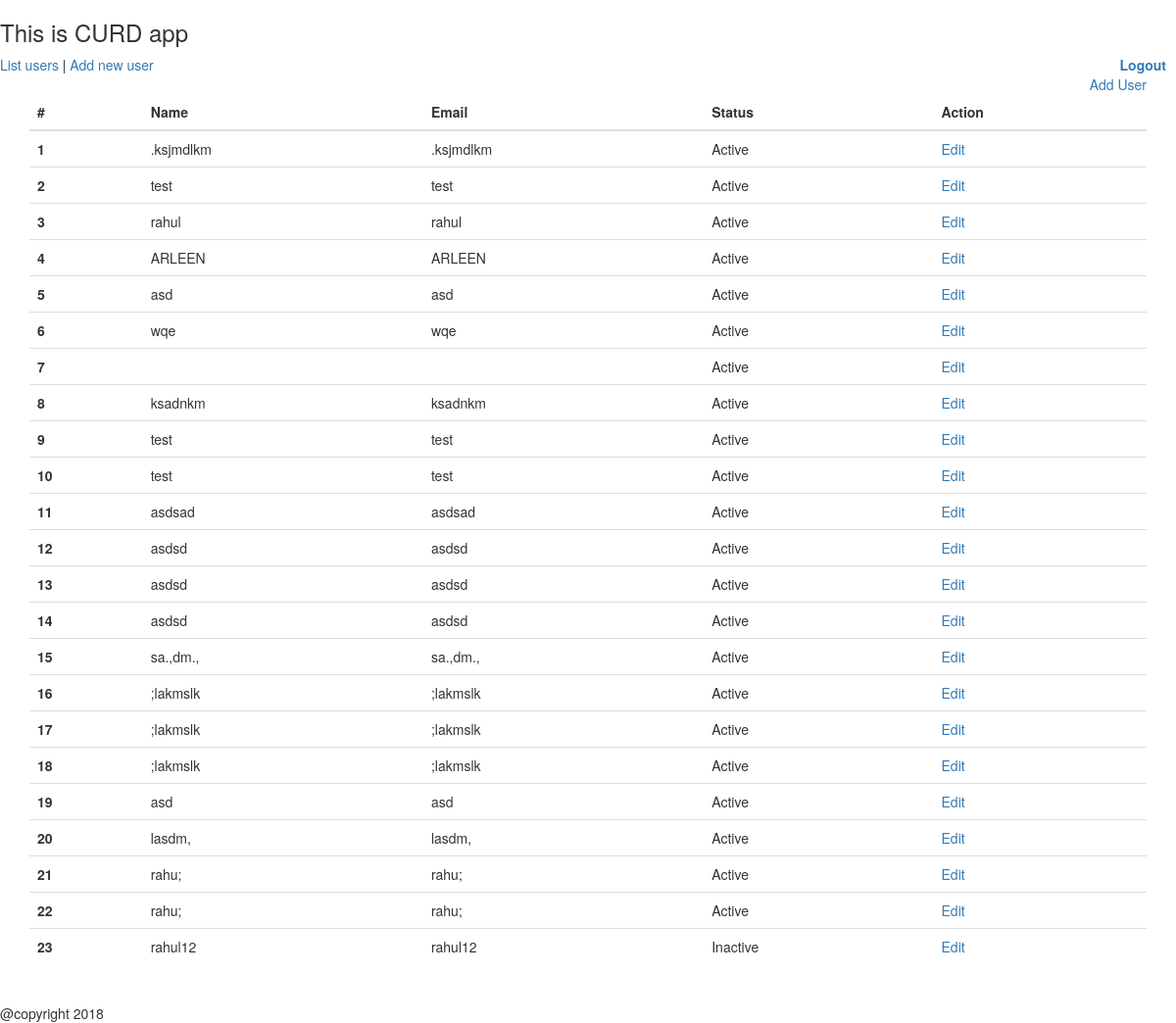
Page /curdapp/index.php (signed in) on the committed database.
### tables this page shows
CREATE TABLE `users` (
  `id` int(11) NOT NULL,
  `name` varchar(60) NOT NULL,
  `email` varchar(60) NOT NULL,
  `pwd` varchar(60) NOT NULL,
  `photo` text,
  `is_active` tinyint(2) NOT NULL DEFAULT '1',
  `created` datetime NOT NULL DEFAULT CURRENT_TIMESTAMP
);

### curdapp/index-init.php (called while the page is built, shortened)
<?php
$dbConObj = new mysqli(DATABASE_CONFIG['HOST'], DATABASE_CONFIG['USR'], DATABASE_CONFIG['PASS'], DATABASE_CONFIG['DB_NAME']);
$usersList = [];
$readQuery = "SELECT * from users order by id desc";
$userData = $dbConObj->query($readQuery);
if ($userData->num_rows > 0) {
  while($row = $userData->fetch_assoc()) {
    $usersList[] = $row;
  }
}
?>

### curdapp/index.php (the view, shortened to what this page needs)
<!DOCTYPE html>
<html lang="en">
<head>
  <link rel="stylesheet" href="https://maxcdn.bootstrapcdn.com/bootstrap/3.3.7/css/bootstrap.min.css">
</head>
<body>
<?php require_once('header.php');?>
<?php require_once('index-init.php');?>
<div class="container">
<a style="float:right" href="manageuser.php">Add User</a>
<table class="table">
  <thead>
    <tr>
      <th scope="col">#</th>
      <th scope="col">Name</th>
      <th scope="col">Email</th>
      <th scope="col">Status</th>
      <th scope="col">Action</th>
    </tr>
  </thead>
  <tbody>
    <?php if (!empty($usersList)) {?>
      <?php foreach ($usersList as $key => $val) { ?>
        <tr>
        <th scope="row"><?php echo $key + 1?></th>
          <td><?php echo $val['name']?></td>
          <td><?php echo $val['name']?></td>
          <td><?php echo $val['is_active'] == 1 ? 'Active' : 'Inactive'?></td>
          <td><a href="manageuser.php?id=<?php echo $val['id']?>">Edit</a></td>
        </tr>
      <?php } ?>
    <?php } ?>
  </tbody>
</table>
</div>
<?php require_once('footer.php');?>
</body>
</html>

### curdapp/header.php
<div>
<h3>This is CURD app</h3>
 <span><a href="index.php">List users</a></span>
 | <span><a href="manageuser.php">Add new user</a></span>
 <span style="float: right; margin-right: 10px; font-weight: bold;"><a href="login.php?logout">Logout</a></span>
</div>

### curdapp/footer.php
<br>@copyright 2018

### rows in the picture
users: name ".ksjmdlkm", is_active "Active"
users: name "test", is_active "Active"
users: name "rahul", is_active "Active"
users: name "ARLEEN", is_active "Active"
users: name "asd", is_active "Active"
users: name "wqe", is_active "Active"
users: is_active "Active"
users: name "ksadnkm", is_active "Active"
users: name "test", is_active "Active"
users: name "test", is_active "Active"
users: name "asdsad", is_active "Active"
users: name "asdsd", is_active "Active"
users: name "asdsd", is_active "Active"
users: name "asdsd", is_active "Active"
users: name "sa.,dm.,", is_active "Active"
users: name ";lakmslk", is_active "Active"
users: name ";lakmslk", is_active "Active"
users: name ";lakmslk", is_active "Active"
users: name "asd", is_active "Active"
users: name "lasdm,", is_active "Active"
users: name "rahu;", is_active "Active"
users: name "rahu;", is_active "Active"
users: name "rahul12", is_active "Inactive"
